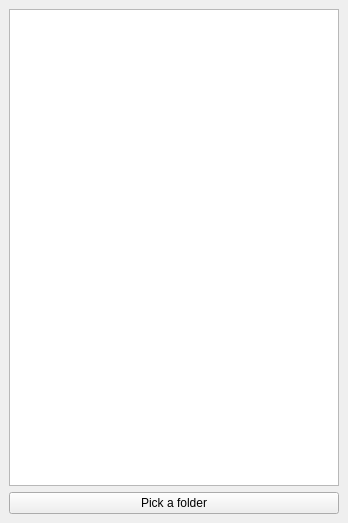
<?xml version="1.0" encoding="UTF-8"?>
<ui version="4.0">
 <class>MainWindow</class>
 <widget class="QMainWindow" name="MainWindow">
  <property name="geometry">
   <rect>
    <x>0</x>
    <y>0</y>
    <width>348</width>
    <height>523</height>
   </rect>
  </property>
  <property name="windowTitle">
   <string>MainWindow</string>
  </property>
  <widget class="QWidget" name="centralwidget">
   <layout class="QVBoxLayout" name="verticalLayout">
    <item>
     <widget class="QListWidget" name="listWidget"/>
    </item>
    <item>
     <widget class="QPushButton" name="btnBrowse">
      <property name="text">
       <string>Pick a folder</string>
      </property>
     </widget>
    </item>
   </layout>
  </widget>
 </widget>
 <resources/>
 <connections/>
</ui>
